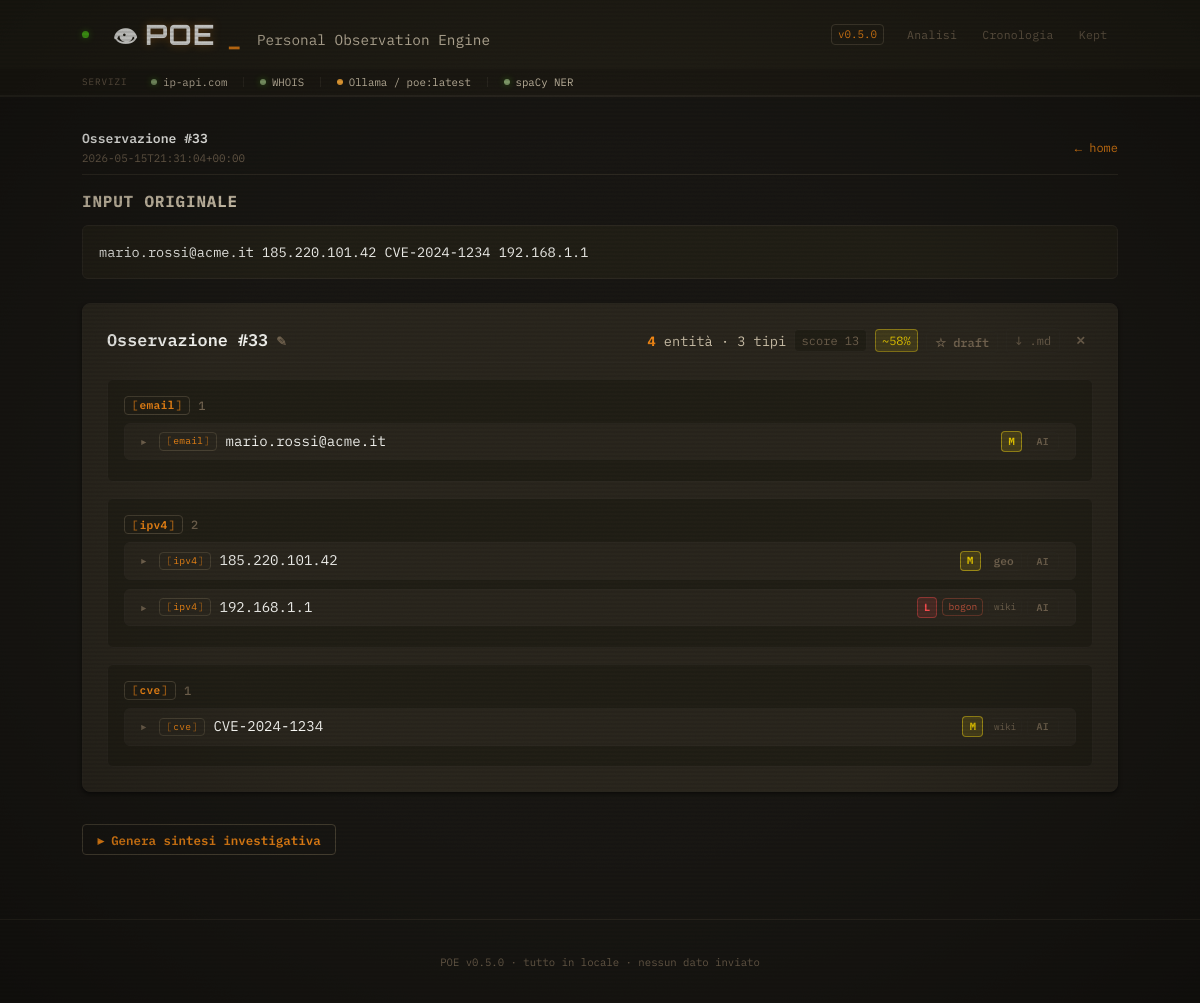
The app's page /e/33 with its own data.
### tables this page shows
CREATE TABLE observations (
                id             INTEGER PRIMARY KEY AUTOINCREMENT,
                timestamp      TEXT NOT NULL,
                raw_input      TEXT NOT NULL,
                entities_json  TEXT NOT NULL
            , kept INTEGER NOT NULL DEFAULT 0, label TEXT, synthesis_text TEXT, synthesis_model TEXT, enrichment_json TEXT);

### app/main.py (the view)
@app.get("/e/{observation_id}", response_class=HTMLResponse)
def detail(request: Request, observation_id: int):
    obs = get_by_id(observation_id)
    if obs is None:
        raise HTTPException(status_code=404, detail="Osservazione non trovata")
    entity_dicts = obs["entities"]
    return templates.TemplateResponse(
        request,
        "detail.html",
        {
            "observation": obs,
            "grouped_entities": group_by_type(entity_dicts),
            "total": len(entity_dicts),
            "score": compute_score(entity_dicts),
            "accuracy": compute_accuracy(entity_dicts),
            "kept": obs.get("kept", False),
            "label": obs.get("label"),
        },
    )

### app/templates/detail.html (shortened to what this page needs)
{% extends "base.html" %}
{% import "_macros.html" as m %}
{% block content %}
<div style="display:flex;align-items:center;justify-content:space-between;margin-bottom:var(--sp-md);padding-bottom:var(--sp-sm);border-bottom:1px solid var(--color-border-subtle);">
    <div>
        <p style="font-family:var(--font-mono);font-size:0.82rem;color:var(--color-text-primary);font-weight:600;margin:0;">
            {{ observation.label if observation.label else 'Osservazione #' ~ observation.id }}
        </p>
        <p style="font-family:var(--font-mono);font-size:0.68rem;color:var(--color-text-muted);margin:0.1rem 0 0;">
            {{ observation.timestamp }}
        </p>
    </div>
    <a href="/" class="back-link" style="font-size:0.75rem;">&#8592; home</a>
</div>
<section class="original-input" aria-labelledby="input-heading">
    <h2 id="input-heading">Input originale</h2>
    <pre>{{ observation.raw_input }}</pre>
</section>
<section aria-labelledby="entities-heading">
    {{ m.render_entities(grouped_entities, observation.id, total, score=score, accuracy=accuracy, kept=kept, label=label, show_export=true) }}
</section>
<section id="synthesis-panel" style="margin-top:var(--sp-xl);">
  {% if observation.synthesis_text %}
    <div class="synthesis-panel-v5">
      <div class="synthesis-header">
        <span class="synthesis-title">&#9656; Sintesi Intelligence</span>
        <span class="synthesis-model">{{ observation.synthesis_model or 'poe:latest' }}</span>
      </div>
      <div class="synthesis-body">{{ observation.synthesis_text }}</div>
    </div>
  {% else %}
    <div style="display:flex;align-items:center;gap:var(--sp-md);">
      <button
        hx-post="/e/{{ observation.id }}/synthesis"
        hx-target="#synthesis-panel"
        hx-swap="outerHTML"
        hx-indicator="#synth-spinner"
        style="background:transparent;color:var(--color-accent-primary);border:1px solid var(--color-border-strong);padding:0.4rem 0.9rem;font-family:var(--font-mono);font-size:0.78rem;border-radius:var(--radius-sm);cursor:pointer;">
        &#9656; Genera sintesi investigativa
      </button>
    </div>
  {% endif %}
</section>
{% endblock %}

### static/style.css (style rules this page uses)
:root { --sp-xs: 0.25rem; --sp-sm: 0.5rem; --sp-md: 1rem; --sp-lg: 1.5rem; --sp-xl: 2rem; --radius-sm: 4px; --radius-md: 6px; --radius-lg: 8px; --content-max-width: 1100px; --transition-fast: 0.1s ease; --transition-base: 0.15s ease; --color-bg-base: #1a1814; --color-bg-surface: #232017; --color-bg-elevated: #2c281f; --color-bg-input: #1f1c16; --color-text-primary: #fffffb; --color-text-secondary: #d4c8b0; --color-text-muted: #746551; --color-text-on-accent: #1a1814; --color-accent-primary: #fa8c16; --color-accent-secondary: #fa8c16; --color-accent-hover: #d97706; --color-success: #8ba872; --color-warning: #ffae3a; --color-danger: #c2543d; --color-info: #7a9ba8; --color-border-subtle: #2e2a22; --color-border-strong: #4a4334; --color-divider: #25221b; --shadow-sm: 0 2px 4px rgba(0, 0, 0, 0.5); --shadow-md: 0 6px 12px rgba(0, 0, 0, 0.6); --shadow-lg: 0 16px 32px rgba(0, 0, 0, 0.7); --font-body: 'IBM Plex Mono', 'Consolas', monospace; --font-display: 'IBM Plex Mono', 'Consolas', monospace; --font-mono: 'IBM Plex Mono', 'Consolas', monospace; --font-brand: 'Orbitron', 'Space Grotesk', sans-serif; --glow-amber: 0 0 8px rgba(250, 140, 22, 0.4); --glow-amber-strong: 0 0 14px rgba(250, 140, 22, 0.6); --glow-green: 0 0 6px rgba(82, 196, 26, 0.45); }
*, *::before, *::after { box-sizing: border-box; }
html { -webkit-text-size-adjust: 100%; }
body { margin: 0; font-family: var(--font-body); font-size: 16px; line-height: 1.5; background: var(--color-bg-base); color: var(--color-text-primary); min-height: 100vh; display: flex; flex-direction: column; }
h1, h2, h3, h4 { line-height: 1.25; margin-top: 0; font-family: var(--font-display); color: var(--color-text-primary); }
a { color: var(--color-accent-primary); text-decoration: none; }
code, pre { font-family: var(--font-mono); }
pre { white-space: pre-wrap; word-break: break-word; }
.back-link { font-size: 0.9rem; font-family: var(--font-mono); }
button { background: var(--color-accent-primary); color: var(--color-text-on-accent); border: none; padding: 0.6rem 1.5rem; border-radius: var(--radius-md); font-weight: 600; font-size: 0.95rem; font-family: inherit; cursor: pointer; transition: background-color var(--transition-base); }
.original-input { margin-bottom: var(--sp-lg); }
.original-input h2 { font-size: 1rem; color: var(--color-text-secondary); text-transform: uppercase; letter-spacing: 0.05em; margin-bottom: var(--sp-sm); font-family: var(--font-body); }
.original-input pre { background: var(--color-bg-surface); padding: var(--sp-md); border-radius: var(--radius-md); border: 1px solid var(--color-border-subtle); font-size: 0.85rem; max-height: 400px; overflow-y: auto; }
body::before { content: ''; position: fixed; inset: 0; pointer-events: none; z-index: 9999; background: repeating-linear-gradient( 0deg, rgba(0, 0, 0, 0.0) 0px, rgba(0, 0, 0, 0.0) 2px, rgba(0, 0, 0, 0.18) 3px, rgba(0, 0, 0, 0.0) 4px ); mix-blend-mode: multiply; }
body::after { content: ''; position: fixed; inset: 0; pointer-events: none; z-index: 9998; background-size: 100% 100%, 200px 200px; }

### records on screen
observations: id "Osservazione #33", timestamp "2026-05-15T21:31:04+00:00", raw_input "mario.rossi@acme.it 185.220.101.42 CVE-2024-1234 192.168.1.1"

### other values on screen
{{ label if label else 'Osservazione #' ~ observation_id }} "Osservazione #33"
{{ total }} "4"
{{ grouped|length }} "3"
{{ score }} "13"
{{ accuracy }} "58"
{{ type }} "email" "ipv4" "cve"
{{ items|length }} "1" "2" "1"
{{ type }} "email" "ipv4" "ipv4" "cve"
{{ item.value }} "mario.rossi@acme.it" "185.220.101.42" "192.168.1.1" "CVE-2024-1234"
